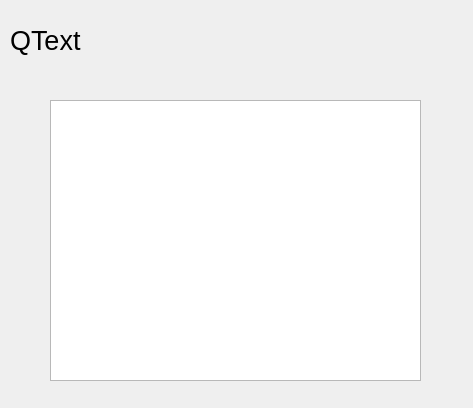
<?xml version="1.0" encoding="UTF-8"?>
<ui version="4.0">
 <class>Top10paises</class>
 <widget class="QDialog" name="Top10paises">
  <property name="geometry">
   <rect>
    <x>0</x>
    <y>0</y>
    <width>473</width>
    <height>408</height>
   </rect>
  </property>
  <property name="windowTitle">
   <string>Dialog</string>
  </property>
  <widget class="QLabel" name="Qtitulo">
   <property name="geometry">
    <rect>
     <x>10</x>
     <y>10</y>
     <width>451</width>
     <height>61</height>
    </rect>
   </property>
   <property name="font">
    <font>
     <pointsize>20</pointsize>
     <weight>50</weight>
     <bold>false</bold>
    </font>
   </property>
   <property name="text">
    <string>QText</string>
   </property>
  </widget>
  <widget class="QPlainTextEdit" name="Qtext">
   <property name="geometry">
    <rect>
     <x>50</x>
     <y>100</y>
     <width>371</width>
     <height>281</height>
    </rect>
   </property>
   <property name="styleSheet">
    <string notr="true">background: none;
</string>
   </property>
   <property name="readOnly">
    <bool>true</bool>
   </property>
  </widget>
 </widget>
 <resources/>
 <connections/>
</ui>
